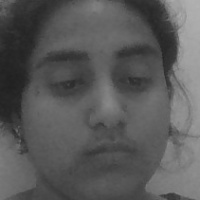
#> input picture dataset/user1/img1.jpg, 200 x 200 px, given in place of the camera
$ python face_dataset.py
#> lines starting #> are read from the running program, lines starting #| are printed output that depends on the picture; after the words box and inside, x2 and y2 are one past the last pixel; in counts of white or black regions, pixels touching at a corner belong together
import cv2
import os

# Create directory if not exists
dataset_path = "dataset/user1"
os.makedirs(dataset_path, exist_ok=True)

# Load Haar Cascade face detector
face_cascade = cv2.CascadeClassifier(
    cv2.data.haarcascades + "haarcascade_frontalface_default.xml"
)

cap = cv2.VideoCapture(0)
count = 0

print("Look at the camera... Capturing face images")

while True:
    ret, frame = cap.read()
#> frame is the input picture: shape (200, 200, 3); min 32, max 178, mean 89.3
    if not ret:
        break

    gray = cv2.cvtColor(frame, cv2.COLOR_BGR2GRAY)
    faces = face_cascade.detectMultiScale(gray, 1.3, 5)
#> faces = [[14, 15, 177, 177]]

    for (x, y, w, h) in faces:
        count += 1
        face = gray[y:y+h, x:x+w]
        face = cv2.resize(face, (200, 200))

        file_name = f"{dataset_path}/img{count}.jpg"
        cv2.imwrite(file_name, face)

        cv2.rectangle(frame, (x, y), (x+w, y+h), (0, 255, 0), 2)
        cv2.putText(frame, f"Image {count}", (x, y-10),
                    cv2.FONT_HERSHEY_SIMPLEX, 0.8, (0, 255, 0), 2)
#> this loop made 1 pass
#> (x, y, w, h, count, file_name) on pass 1: (14, 15, 177, 177, 1, 'dataset/user1/img1.jpg')
#> pass 1, `face = gray[y:y+h, x:x+w]`:
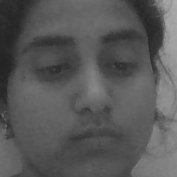
#> face: shape (177, 177); min 33, max 174, mean 88.3
#> after the loop:
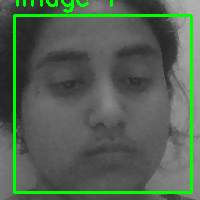
#> frame: shape (200, 200, 3); 6.01% of pixels changed, all inside (x1, y1, x2, y2) = (13, 0, 193, 194)
#> after the loop, count = 1

    cv2.imshow("Face Dataset Capture", frame)

    if cv2.waitKey(1) & 0xFF == ord('q') or count >= 30:
#> (key q is pressed here)
        break

cap.release()
cv2.destroyAllWindows()

print("Face dataset created successfully!")
